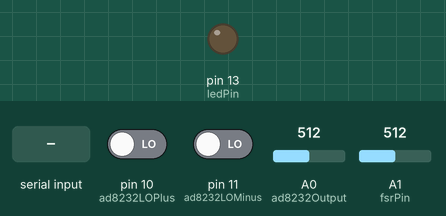
Bench run of a sketch on a simulated Arduino Uno, built with avr-gcc and run on an emulated ATmega328P. On the bench: output pins drawn as LEDs (lit = HIGH). The inputs (shaded band) are chosen by the test bench; at power-on: pin 10 (ad8232LOPlus) LOW, pin 11 (ad8232LOMinus) LOW, A0 (ad8232Output) = 512, A1 (fsrPin) = 512. What the sketch prints to the serial monitor is not drawn.

Above: at 2.2 s.
2.3 s: "S" received over Serial
At 3.0 s:
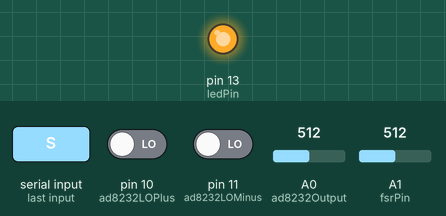
3.8 s: "N" received over Serial
At 4.2 s:
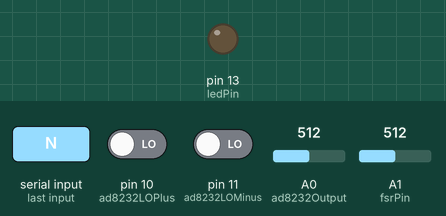
Timing chart, 0 to 6.8 s (numbered marks = the images above; inputs shaded):
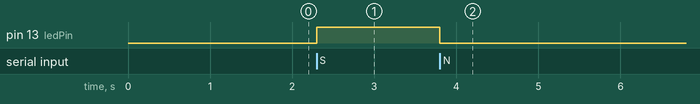

Measured:
- after the input at 2.3 s, pin 13 (ledPin): LOW → HIGH at once
- after the input at 3.8 s, pin 13 (ledPin): HIGH → LOW at once

The sketch:

lab2_sensor_test.ino
```cpp
/*
 * Lab 2: Wearable Chest Strap (ECG & Respiration)
 *
 * Hardware: FireBeetle 328P, AD8232 (ECG), FSR (Respiration)
 * Pins: ECG Output (A0), FSR (A1/S1), LO+ (10), LO- (11)
 *
 * Requirements:
 * - Calculate Heart Rate (BPM)
 * - Calculate Respiratory Rate
 * - Calculate Inhalation & Exhalation periods
 */

// Pins
const int ad8232LOPlus = 10;
const int ad8232LOMinus = 11;
const int ad8232Output = A0;
const int fsrPin = A1;
const int ledPin = 13; // Red LED for stress indicator

// Median Filter Buffers (Increased to 5 for better spike rejection)
int ecgM[5] = {512, 512, 512, 512, 512};
int fsrM[5] = {512, 512, 512, 512, 512};
int mIdx = 0;

// Timing & Sampling
unsigned long lastSampleTime = 0;
const int sampleInterval = 10; // 100Hz sampling (10ms)

// ECG / Heart Rate Variables
int ecgThreshold = 600;       // LOWERED: Baseline is ~450, so 600 should catch the peak
unsigned long lastBeatTime = 0;
int bpm = 0;
bool beatDetected = false;
const int bpmAvgSize = 5;
int beatIntervals[bpmAvgSize];
int beatIndex = 0;

// FSR / Respiration Variables
int fsrUpperThreshold = 850;
int fsrLowerThreshold = 700;
unsigned long startInhaleTime = 0;
unsigned long startExhaleTime = 0;
unsigned long lastInhaleStartTime = 0; // Debounce for rate
unsigned long inhaleDuration = 0;
unsigned long exhaleDuration = 0;
float respirationRate = 0;
bool isInhaling = false;

// Auto-Calibration Variables
bool isCalibrating = true;
unsigned long calibrationStartTime = 0;
int calibMin = 1024;
int calibMax = 0;

void setup() {
  Serial.begin(115200);
  while (!Serial);

  pinMode(ad8232LOPlus, INPUT);
  pinMode(ad8232LOMinus, INPUT);
  pinMode(ledPin, OUTPUT);
  digitalWrite(ledPin, LOW);

  Serial.println("--- SYSTEM START: Lab 2 Sensor Test ---");
  calibrationStartTime = millis(); // Start auto-calib on boot
  delay(1000);
}

void loop() {
  unsigned long currentTime = millis();

  // Handle Calibration Command from Processing
  if (Serial.available() > 0) {
    char cmd = Serial.read();
      if (cmd == 'c') {
        isCalibrating = true;
        calibrationStartTime = currentTime;
        calibMin = 1024;
        calibMax = 0;
      } else if (cmd == 'S') {
        digitalWrite(ledPin, HIGH); // Stress detected: LED ON
      } else if (cmd == 'N') {
        digitalWrite(ledPin, LOW);  // Calm detected: LED OFF
      }
    }

  // Maintain a consistent sampling rate (100Hz)
  if (currentTime - lastSampleTime >= sampleInterval) {
    lastSampleTime += sampleInterval; // Fixed-interval timing (prevents drift/bursts)

    // --- 1. SENSOR READINGS WITH 5-POINT MEDIAN ---
    int rawValue = analogRead(ad8232Output);
    int rawFsr = analogRead(fsrPin);

    // a. Store in 5-sample buffer
    ecgM[mIdx] = rawValue;
    fsrM[mIdx] = rawFsr;
    mIdx = (mIdx + 1) % 5;

    // b. Calculate 5-point Median (Extremely robust against bursts of noise)
    int ecgMedian = getMedian5(ecgM);
    int fsrMedian = getMedian5(fsrM);

    // c. Adaptive Low-Pass (Alpha)
    static float ecgFiltered = -1.0;
    if (ecgFiltered < 0) ecgFiltered = ecgMedian;
    // Chase R-peaks quickly, but slow down for everything else
    float ecgAlpha = (abs(ecgMedian - (int)ecgFiltered) < 150) ? 0.2 : 0.1;
    ecgFiltered = (ecgAlpha * ecgMedian) + ((1.0 - ecgAlpha) * ecgFiltered);
    int ecgRaw = (int)ecgFiltered;

    static float fsrFiltered = -1.0;
    if (fsrFiltered < 0) fsrFiltered = fsrMedian;
    float fsrAlpha = 0.1; // Smoother respiration
    fsrFiltered = (fsrAlpha * fsrMedian) + ((1.0 - fsrAlpha) * fsrFiltered);
    int fsrRaw = (int)fsrFiltered;

    // --- 2. AUTO-CALIBRATION LOGIC ---
    static int ecgMax = 0;
    if (isCalibrating) {
      if (currentTime - calibrationStartTime < 10000) {
        if (fsrRaw > calibMax) calibMax = fsrRaw;
        if (fsrRaw < calibMin) calibMin = fsrRaw;
        if (ecgRaw > ecgMax) ecgMax = ecgRaw;

        // Flash LED or Send status to Processing
        static int fCount = 0;
        //if (fCount++ % 30 == 0) Serial.println("DEBUG:CALIBRATING");
      } else {
        isCalibrating = false;

        // Calibrate Respiration
        int range = calibMax - calibMin;
        if (range > 50) {
          fsrUpperThreshold = calibMin + (range * 0.75); // Inhale Trigger
          fsrLowerThreshold = calibMin + (range * 0.35); // Exhale Trigger
        }

        // Calibrate ECG (Set threshold to 85% of max peak)
        if (ecgMax > 550) {
            ecgThreshold = ecgMax * 0.85;
        }
        ecgMax = 0; // Reset for next time
      }
    }

    // --- 3. HEART RATE CALCULATION ---
    // Detect R-peak (Spike above threshold)
    // Refractory period increased to 500ms (max 120 BPM)
    // If you are exercising and hit >120 BPM, lower this to 400 or 300.
    if (ecgRaw > ecgThreshold && !beatDetected && (currentTime - lastBeatTime > 500)) {
      unsigned long beatInterval = currentTime - lastBeatTime;
      lastBeatTime = currentTime;
      beatDetected = true;

      // Calculate instantaneous BPM
      int rawBpm = 60000 / beatInterval;

      // BPM Outlier Guard: If heart rate jumps > 40% in one beat, it's likely noise
      bool isLeap = (bpm > 0 && abs(rawBpm - bpm) > (bpm * 0.4));

      if (!isLeap || rawBpm < 220) {
        beatIntervals[beatIndex] = rawBpm;
        beatIndex = (beatIndex + 1) % bpmAvgSize;

        long sum = 0;
        for (int i = 0; i < bpmAvgSize; i++) sum += beatIntervals[i];
        bpm = sum / bpmAvgSize;
      }

    } else if (ecgRaw < (ecgThreshold - 60)) {
      beatDetected = false;
    }

    // --- 4. RESPIRATORY RATE CALCULATION ---
    // Inhalation: FSR value rising (strap tightening)
    // Added a 1.5s lockout (lastInhaleStartTime) to prevent "double counting"
    if (fsrRaw > fsrUpperThreshold && !isInhaling && (currentTime - lastInhaleStartTime > 1500)) {
      if (startExhaleTime > 0) {
        exhaleDuration = currentTime - startExhaleTime;
        // Total breath time = Inhale + Exhale
        float totalBreathTime = (float)(currentTime - lastInhaleStartTime) / 1000.0;
        if (totalBreathTime > 0) {
          respirationRate = 60.0 / totalBreathTime;
        }
      }
      startInhaleTime = currentTime;
      lastInhaleStartTime = currentTime;
      isInhaling = true;
    }
    // Exhalation: FSR value falling (strap loosening)
    else if (fsrRaw < fsrLowerThreshold && isInhaling) {
      inhaleDuration = currentTime - startInhaleTime;
      startExhaleTime = currentTime;
      isInhaling = false;
    }

    // --- 4. SERIAL OUTPUT FOR PROCESSING ---
    if (digitalRead(ad8232LOPlus) == HIGH || digitalRead(ad8232LOMinus) == HIGH) {
      // In Leads-Off state, the ECG value is usually just noise/railed.
      // We send a specific flag or just 0s so the UI can detect it.
      Serial.print(0);                Serial.print(","); // ECG 0
      Serial.print(fsrRaw);           Serial.print(","); // FSR still works
      Serial.print(0);                Serial.print(","); // BPM 0
      Serial.print(respirationRate, 1); Serial.print(",");
      Serial.print(inhaleDuration);   Serial.print(",");
      Serial.println(exhaleDuration);

      // Optional: Print a human-readable message to Serial for debugging (Comment out for Processing)
      // Serial.println("--- LEADS OFF detected ---");
    } else {
      Serial.print(ecgRaw);           Serial.print(",");
      Serial.print(fsrRaw);           Serial.print(",");
      Serial.print(bpm);              Serial.print(",");
      Serial.print(respirationRate, 1); Serial.print(",");
      Serial.print(inhaleDuration);   Serial.print(",");
      Serial.println(exhaleDuration);
    }
  }
}

// ── HELPER: 5-POINT MEDIAN ─────────────────────────────────────────────────
// Performs a simple insertion sort on a local copy to return the central value
int getMedian5(int* p) {
  int sortBuf[5];
  for (int i=0; i<5; i++) sortBuf[i] = p[i];

  // Minimal Sort
  for (int i = 1; i < 5; i++) {
    int key = sortBuf[i];
    int j = i - 1;
    while (j >= 0 && sortBuf[j] > key) {
      sortBuf[j + 1] = sortBuf[j];
      j = j - 1;
    }
    sortBuf[j + 1] = key;
  }
  return sortBuf[2]; // Return the middle element
}
```
